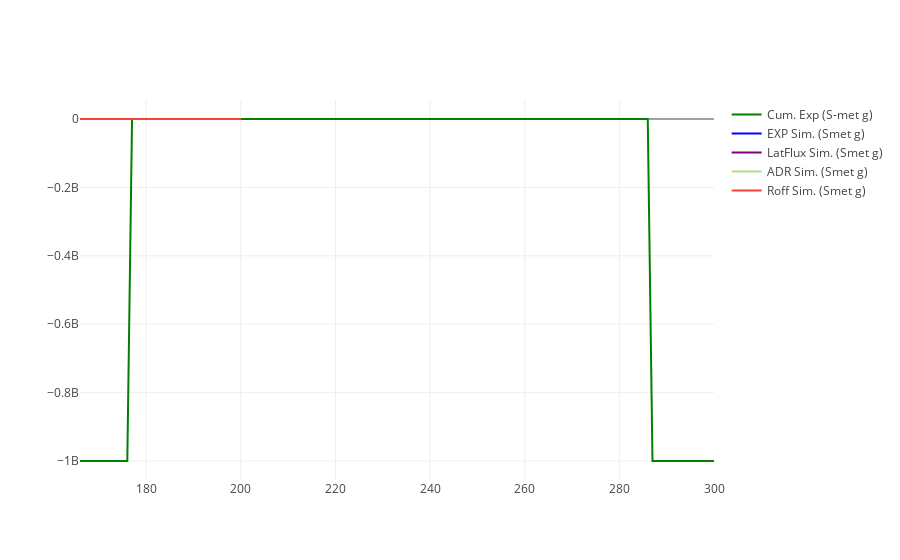

Source (notebook cell):
### Code cell
figname = "MQcomponents.png"

%matplotlib inline
import plotlycred

online = False
if online:
    # fig = py.iplot(data) 
    fig = go.Figure(data=data) # , layout=layout)
    py.image.save_as(fig, filename=figname)
    # py.plot(fig, filename=figname) # Opens in web
else:
    fig = go.Figure(data=data) # , layout=layout)
    iplot(fig)

### Figure 1 — Plotly figure (JSON) as saved in the notebook; plotly's stock layout.template omitted (floating-point values rounded to 4 significant figures; data arrays with more than 128 entries replaced by an {"elided": "..."} marker saying what was removed)
{"data": [{"marker": {"color": "green"}, "mode": "lines", "name": "Cum. Exp (S-met g)", "type": "scatter", "x": {"elided": "135 int values"}, "y": {"elided": "135 float values"}}, {"marker": {"color": "blue"}, "mode": "lines", "name": "EXP Sim. (Smet g)", "type": "scatter", "x": {"elided": "135 int values"}, "y": [0, 0, 0, 0, 0, 0, 0, 0, 0, 0, 0, 0, 0.001324, 0.001353, 0.001369, 0.001369, 0.001369, 5.319, 5.319, 5.319, 5.319, 5.319, 5.319, 6.101, 6.102, 6.102, 6.102, 6.102, 6.102, 6.102, 6.102, 6.102, 6.102, 6.108, 6.108]}, {"marker": {"color": "purple"}, "mode": "lines", "name": "LatFlux Sim. (Smet g)", "type": "scatter", "x": {"elided": "135 int values"}, "y": [0, 0, 0, 0, 0, 0, 0, 0, 0, 0, 0, 0, 0.001134, 0.001163, 0.001179, 0.001179, 0.001179, 0.002181, 0.002181, 0.002181, 0.002181, 0.002181, 0.002181, 0.002876, 0.003207, 0.003207, 0.003207, 0.003207, 0.003207, 0.003207, 0.003207, 0.003207, 0.003247, 0.008626, 0.008626]}, {"marker": {"color": "rgb(178,223,138)"}, "mode": "lines", "name": "ADR Sim. (Smet g)", "type": "scatter", "x": {"elided": "135 int values"}, "y": [0, 0, 0, 0, 0, 0, 0, 0, 0, 0, 0, 0, 6.477e-09, 1.055e-08, 1.322e-08, 1.322e-08, 1.322e-08, 1.447e-08, 1.447e-08, 1.447e-08, 1.447e-08, 1.447e-08, 1.447e-08, 0.0002949, 0.0006567, 0.0006567, 0.0006567, 0.0006567, 0.0006567, 0.0006567, 0.0006567, 0.0006567, 0.0006582, 0.0006592, 0.0006592]}, {"marker": {"color": "#F44336"}, "mode": "lines", "name": "Roff Sim. (Smet g)", "type": "scatter", "x": {"elided": "135 int values"}, "y": [0, 0, 0, 0, 0, 0, 0, 0, 0, 0, 0, 0, 0.0001898, 0.0001898, 0.0001898, 0.0001898, 0.0001898, 5.317, 5.317, 5.317, 5.317, 5.317, 5.317, 6.098, 6.098, 6.098, 6.098, 6.098, 6.098, 6.098, 6.098, 6.098, 6.098, 6.098, 6.098]}], "layout": {}}
